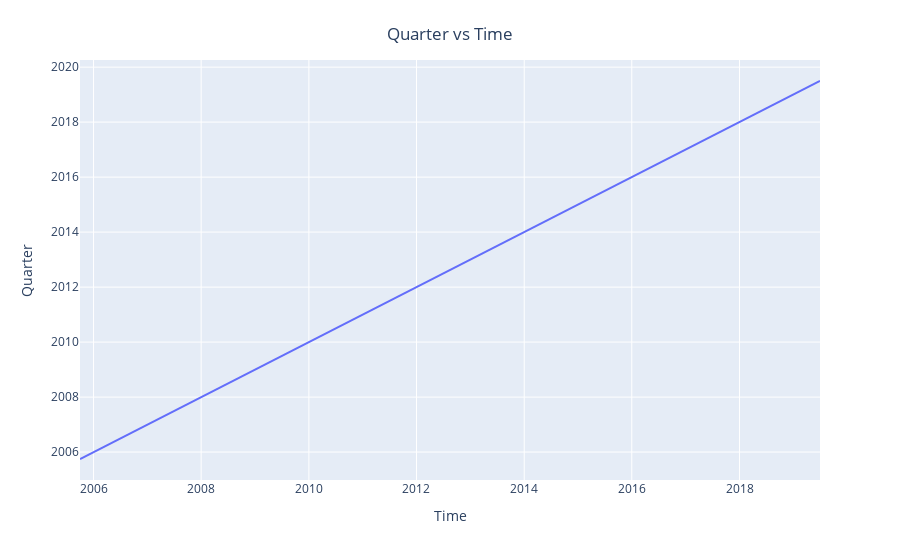
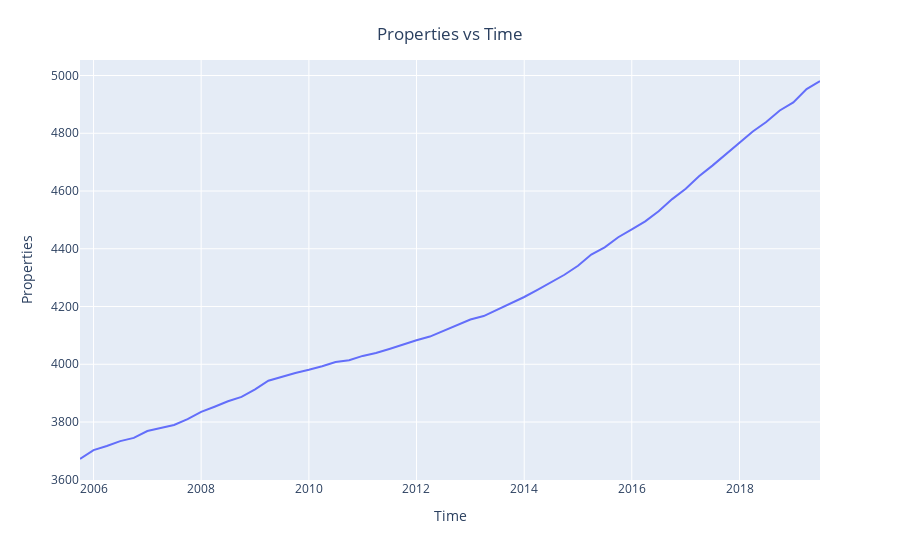
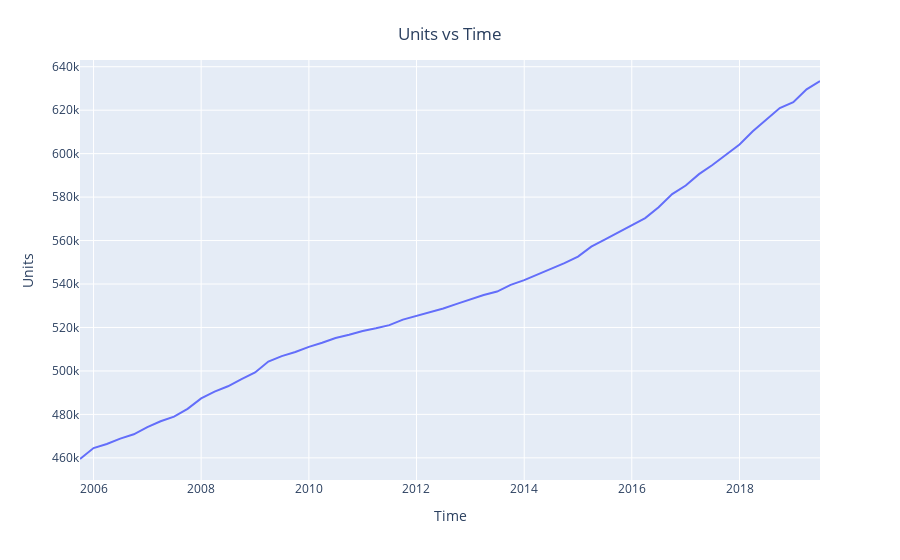
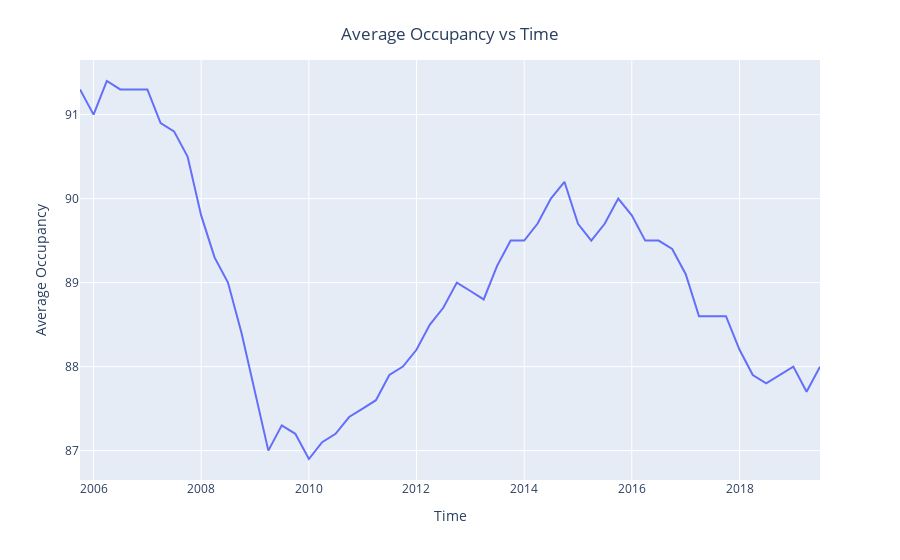

The notebook cell saved with these charts, in order:
### Code cell
for each in cols:
    fig = px.line(df, x= 'Quarter',y = each)
    fig.update_layout(
        title = {
            'text': "{} vs Time".format(each),
            'y':0.95,
            'x':0.5,
            'xanchor': 'center',
            'yanchor': 'top',
        },
        xaxis_title = "Time",
        yaxis_title = each,
    )
    fig.show()
